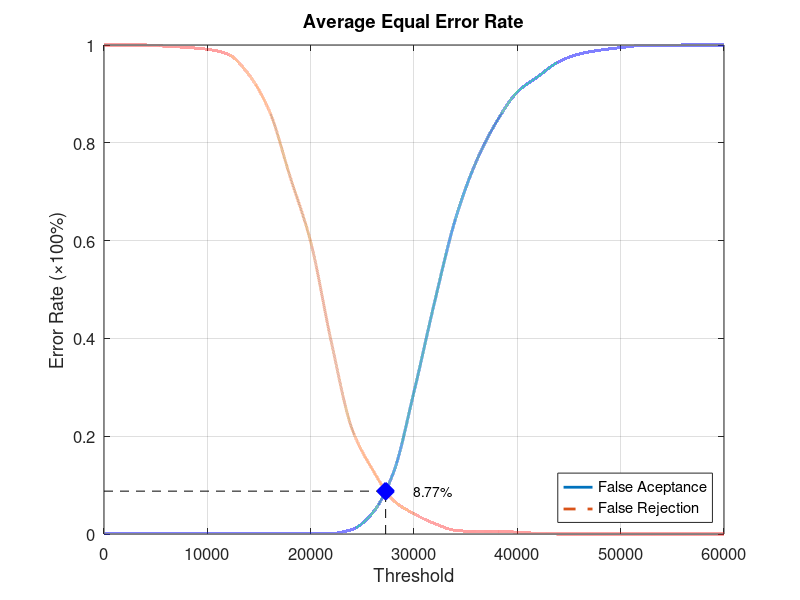
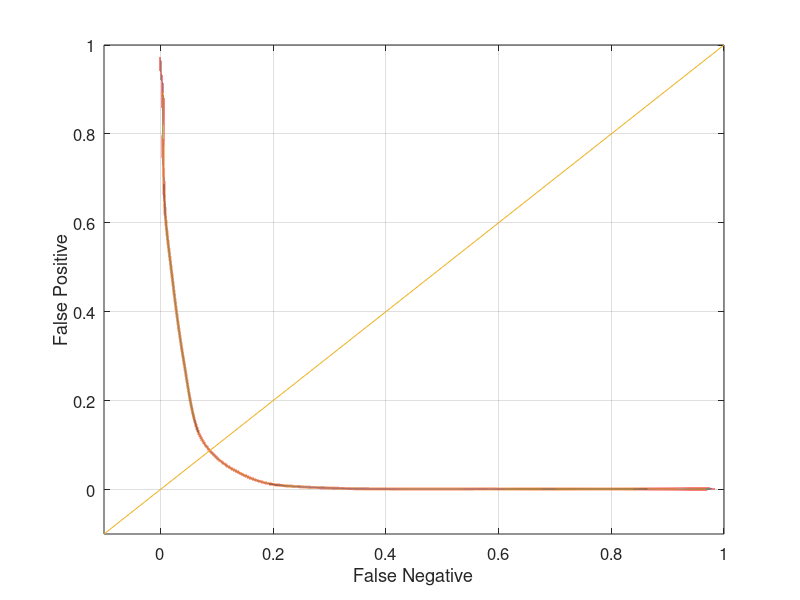

These figures' MATLAB source, in order:
function yEER = Experiment5Average
close all;
clear;
clc;
x = 0:2000:60000;
xq = 0:0.5:60000;

y0 = [0 0.00131579 0.00131579 0.00131579 0.00131579 0.00131579 0.00131579 0.00131579 0.00131579 0.00131579 0.00131579 0.00131579 0.00921053 0.0434211 0.125 0.290789 0.475 0.643421 0.760526 0.843421 0.903947 0.935526 0.965789 0.981579 0.989474 0.994737 0.998684 0.998684 1 1 1];
yy0 = interp1(x, y0, xq, 'pchip');
y1 = [1 1 1 0.9975 0.995 0.99125 0.98125 0.94 0.865 0.73125 0.5975 0.3925 0.215 0.13125 0.06875 0.04125 0.02125 0.0075 0.005 0.005 0.00375 0.00125 0 0 0 0 0 0 0 0 0];
yy1 = interp1(x, y1, xq, 'pchip');

% Calculating EER: 
y2 = abs(y0 - y1);
find(y2 == min(y2))
yy2 = abs(yy0 - yy1);
xEER = find(yy2 == min(yy2));
xEERIndex = xq(xEER) % X-axis EER
yEER = yy0(xEER) % Y-axis EER

main = figure
plot(xq, yy0,'-','LineWidth', 2);	hold on
plot(xq, yy1,'--','LineWidth', 2);	hold on
plot([xEERIndex xEERIndex], [0 yEER], 'k--');	hold on
plot([0 xEERIndex], [yEER yEER], 'k--');	hold on
plot(xEERIndex, yEER, 'bx', 'LineWidth', 10);	hold on
text(xEERIndex + 10 * xEERIndex / 100, yEER, [num2str(round((10000 * yEER)) / 100) '%'])
legend('False Aceptance', 'False Rejection', 'Location', 'SouthEast')
xlabel('Threshold')
ylabel('Error Rate (\times100%)')
title('Average Equal Error Rate')
set(gca, 'FontSize', 12)
axis([0 60000 0 1])
grid on

print(main, 'Experiment5AverageMain', '-dpng');
FNRxFPR = figure('Color', [1 1 1]);
plot(yy1, yy0, '-', yy1, yy0, 'LineWidth', 2);
hold on
y = -0.1:0.1:1
plot(y, y); 
set(gca, 'FontSize', 12)
xlabel('False Negative')
ylabel('False Positive')
axis([-0.1 1 -0.1 1])
set(gca, 'FontSize', 12)
grid on

print(FNRxFPR, 'Experiment5AverageFNRxFPR','-dpng');
end
